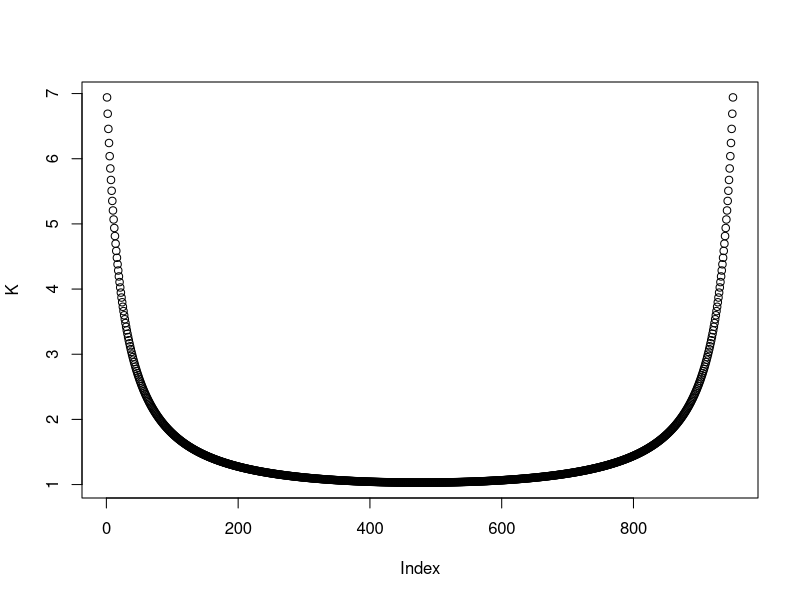
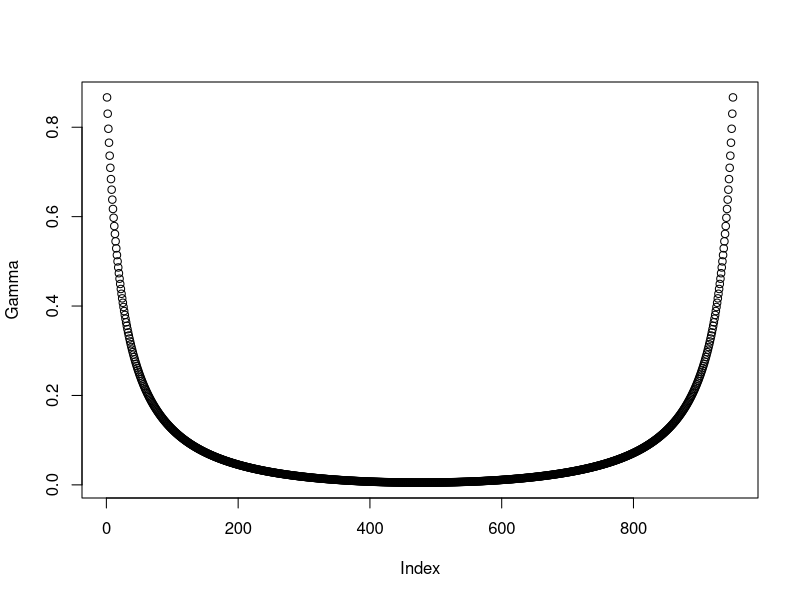

R code for these plots, in order:
k = 3
d = 100
b = 3.6
n = 1000
n0 = 25
n1 = n-n0

y = matrix(rnorm(d*n),n,d)
y.dist = as.matrix(dist(y))
diag(y.dist) = max(y.dist)+100

An = matrix(0,n,k)
for (i in 1:n){
  An[i,] = (sort(y.dist[i,], index.return=T)$ix)[1:k]
}

temp = table(An)
id = as.numeric(row.names(temp))
deg = rep(0,n)
deg[id] = temp
mix = 0
Mix = 0
for (i in 1:n){
  for (j in 1:k){
    Mix = Mix + deg[i]*deg[An[i,j]]
    mix = mix + deg[i]*(deg[An[i,j]]-1)
  }
}
cn = sum((deg-k)^2)/n/k
R2 = (cn + k)*n*k
count = 0
double = rep(0,n)
for (i in 1:n){
  ids = An[i,]
  double[i] = length(which(An[ids,]==i))
  count = count + length(which(An[ids,]==i))
}
R2 = (cn + k)*n*k
ct = rep(0,n1-n0+1)
E3w = rep(0,n1-n0+1)
q = rep(0,n1-n0+1)
p = rep(0,n1-n0+1)
E = rep(0,n1-n0+1)
Var = rep(0,n1-n0+1)
Gamma = rep(0,n1-n0+1)
Theta = rep(0,n1-n0+1)
K = rep(0,n1-n0+1)
E31 = rep(0,n1-n0+1)
E32 = rep(0,n1-n0+1)
E33 = rep(0,n1-n0+1)
E34 = rep(0,n1-n0+1)
P1 = matrix(0,23,n1-n0+1)
P2 = matrix(0,23,n1-n0+1)
P3 = matrix(0,23,n1-n0+1)
P4 = matrix(0,23,n1-n0+1)
N = rep(0,23)
N[1] = n*k
N[2] = 3*count
N[3] = 6*n*k^2 - 6*count
N[4] = 3*n*k*(k-1)
N[5] = 3*R2 - 3*n*k
N[6] = 6*(k-1)*count
N[7] = 6*(sum(deg*double)-count)
for (i in 1:n){
  for (j in 1:k){
    for (m in 1:k){
      N[8] = N[8] + length(which(An[An[i,j],]==An[i,m]))
      N[9] = N[9] + length(which(An[An[An[i,j],m],]==i))
    }
  }
}
N[8] = 6*N[8]
N[9] = 2*N[9]
N[10] = 3*(n^2*k^2 - 3*n*k^2 + n*k + count - R2)
N[11] = 3*count*(n*k - 2*k) - N[7]
N[12] = n*k*(k-1)*(k-2)
N[13] = 3*n*k^2*(k-1) - N[6]
N[14] = 3*k*R2 - 3*n*k^2 - N[7]
N[15] = sum(deg^3) - 3*R2 + 2*n*k
N[16] = 6*n*k^3 - N[6] - N[7] - 2*N[2] - 3*N[9]
N[17] = 6*mix - N[7] - N[8]
N[18] = 6*n*k^2*(k-1) - N[6] - N[8]
N[19] = 6*(k-1)*(R2 - n*k) - N[8]
N[20] = 3*k^2*(k-1)*(n-3)*n - N[13] - N[19]
N[21] = 3*k*(n-3)*(R2 - n*k) - 3*N[15] - N[17]
N[22] = 6*(n-3)*k*(n*k^2 - count) - 2*N[14] - N[16] - N[17]
N[23] = n^3*k^3 - sum(N[1:22])


for (t in n0:n1){
  ct[t-n0+1] = -((n - 1)*(2*t^2 - 2*n*t + n))/(2*t*(t - 1)*(n^2 - 2*n*t - n + t^2 + t))
  
  P1[1,t-n0+1] = P1[2,t-n0+1] = t*(t-1)/n/(n-1)
  for (i in 3:9){
    P1[i,t-n0+1] = t*(t-1)*(t-2)/n/(n-1)/(n-2)
  }
  
  for (i in 10:19){
    P1[i,t-n0+1] = t*(t-1)*(t-2)*(t-3)/n/(n-1)/(n-2)/(n-3)
  }
  for (i in 20:22){
    P1[i,t-n0+1] = t*(t-1)*(t-2)*(t-3)*(t-4)/n/(n-1)/(n-2)/(n-3)/(n-4)
  }
  P1[23,t-n0+1] = t*(t-1)*(t-2)*(t-3)*(t-4)*(t-5)/n/(n-1)/(n-2)/(n-3)/(n-4)/(n-5)
  
  for (i in 1:9){
    P2[i,t-n0+1] = 0
  }
  for (i in 10:11){
    P2[i,t-n0+1] = 1/3*t*(t-1)*(n-t)*(n-t-1)/n/(n-1)/(n-2)/(n-3)
  }
  for (i in 12:19){
    P2[i,t-n0+1] = 0
  }
  for (i in 20:22){
    P2[i,t-n0+1] = 1/3*t*(t-1)*(t-2)*(n-t)*(n-t-1)/n/(n-1)/(n-2)/(n-3)/(n-4)
  }
  P2[23,t-n0+1] = t*(t-1)*(t-2)*(t-3)*(n-t)*(n-t-1)/n/(n-1)/(n-2)/(n-3)/(n-4)/(n-5)
  
  for (i in 1:9){
    P3[i,t-n0+1] = 0
  }
  for (i in 10:11){
    P3[i,t-n0+1] = 1/3*t*(t-1)*(n-t)*(n-t-1)/n/(n-1)/(n-2)/(n-3)
  }
  for (i in 12:19){
    P3[i,t-n0+1] = 0
  }
  for (i in 20:22){
    P3[i,t-n0+1] = 1/3*t*(t-1)*(n-t-2)*(n-t)*(n-t-1)/n/(n-1)/(n-2)/(n-3)/(n-4)
  }
  P3[23,t-n0+1] = t*(t-1)*(n-t-2)*(n-t-3)*(n-t)*(n-t-1)/n/(n-1)/(n-2)/(n-3)/(n-4)/(n-5)
  
  P4[1,t-n0+1] = P4[2,t-n0+1] = (n-t)*((n-t)-1)/n/(n-1)
  for (i in 3:9){
    P4[i,t-n0+1] = (n-t)*((n-t)-1)*((n-t)-2)/n/(n-1)/(n-2)
  }
  
  for (i in 10:19){
    P4[i,t-n0+1] = (n-t)*((n-t)-1)*((n-t)-2)*((n-t)-3)/n/(n-1)/(n-2)/(n-3)
  }
  for (i in 20:22){
    P4[i,t-n0+1] = (n-t)*((n-t)-1)*((n-t)-2)*((n-t)-3)*((n-t)-4)/n/(n-1)/(n-2)/(n-3)/(n-4)
  }
  P4[23,t-n0+1] = (n-t)*((n-t)-1)*((n-t)-2)*((n-t)-3)*((n-t)-4)*((n-t)-5)/n/(n-1)/(n-2)/(n-3)/(n-4)/(n-5)
  
  
  E31[t-n0+1] = sum(N*P1[,t-n0+1])
  E32[t-n0+1] = sum(N*P2[,t-n0+1])
  E33[t-n0+1] = sum(N*P3[,t-n0+1])
  E34[t-n0+1] = sum(N*P4[,t-n0+1])
  q[t-n0+1] = (n-t-1)/(n-2)
  p[t-n0+1] = (t-1)/(n-2)
  E3w[t-n0+1] = (q[t-n0+1])^3*E31[t-n0+1] + 3*(q[t-n0+1])^2*p[t-n0+1]*E32[t-n0+1] + 3*q[t-n0+1]*(p[t-n0+1])^2*E33[t-n0+1] + (p[t-n0+1])^3*E34[t-n0+1]
  
  E[t-n0+1] = -(k*n*(t - 1)*(t - n + 1))/(n^2 - 3*n + 2)
  Var[t-n0+1] = (t*(t - 1)*(n^2 - 2*n*t - n + t^2 + t)*(R2 + 2*count - R2*n - 3*count*n + 2*k*n + count*n^2 - 3*k*n^2 + 3*k^2*n + k*n^3 - k^2*n^2))/(n*(n - 3)*(n^2 - 3*n + 2)^2)
  Gamma[t-n0+1] = (E3w[t-n0+1] - 3*E[t-n0+1]*Var[t-n0+1] - E[t-n0+1]^3)/((Var[t-n0+1])^1.5)
  Theta[t-n0+1] = (-1 + (1+2*Gamma[t-n0+1]*b)^0.5)/Gamma[t-n0+1]
  K[t-n0+1] = exp(0.5*(b-Theta[t-n0+1])^2 + 1/6*Gamma[t-n0+1]*Theta[t-n0+1]^3)/((1+Gamma[t-n0+1]*Theta[t-n0+1])^0.5)
  
}               
nu = function(x){
  2/x*(pnorm(x/2)-0.5)/((x/2)*pnorm(x/2)+dnorm(x/2))
}
integrand = ct*K*nu(sqrt(2*ct*b^2))
for (i in floor((n1-n0+1)/2):1){
  if (is.na(integrand[i])) integrand[i] = integrand[i+1] - (integrand[i+2]-integrand[i+1])
  
  if (integrand[i]<0) integrand[i] = 0
}
for (i in ceiling((n1-n0+1)/2):(n1-n0+1)){
  if (is.na(integrand[i])) integrand[i] = integrand[i-1] - (integrand[i-2]-integrand[i-1])
  
  if (integrand[i]<0) integrand[i] = 0
}

temp = dnorm(b)*b*sum(integrand)
plot(K)
plot(Gamma)

